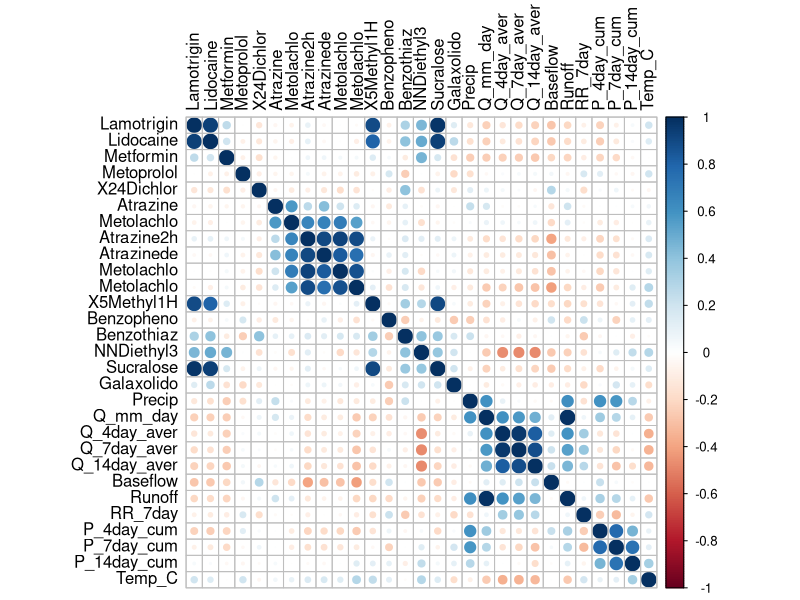
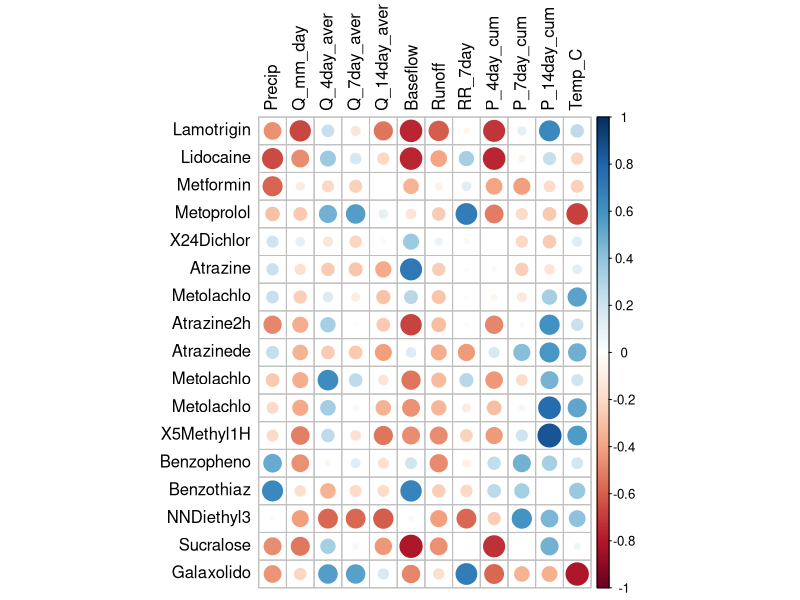
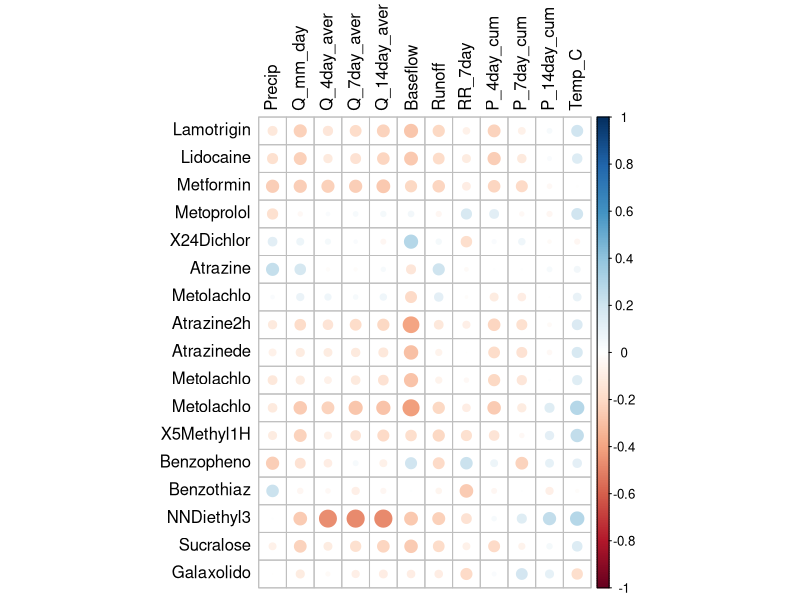
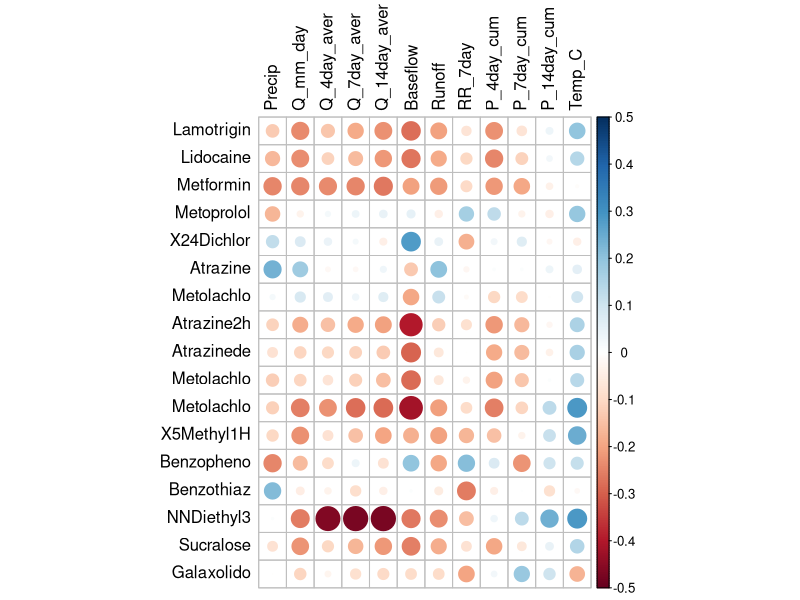
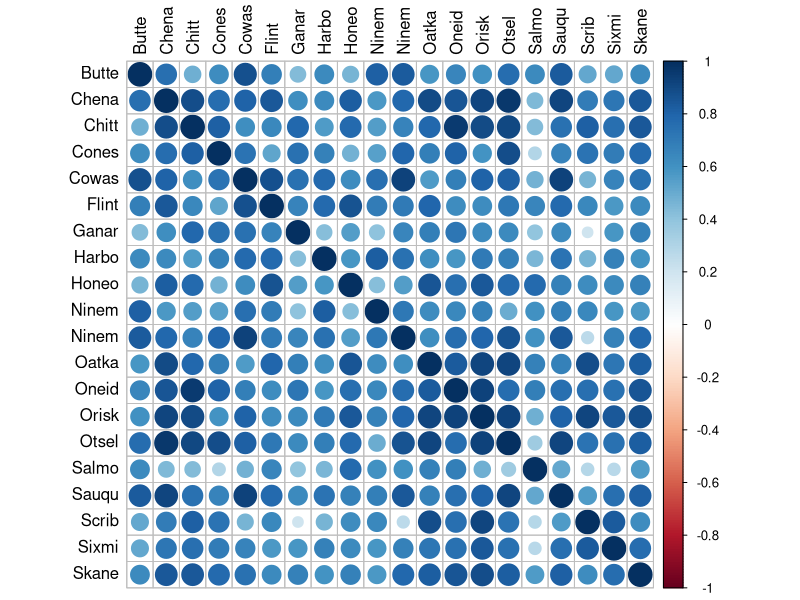
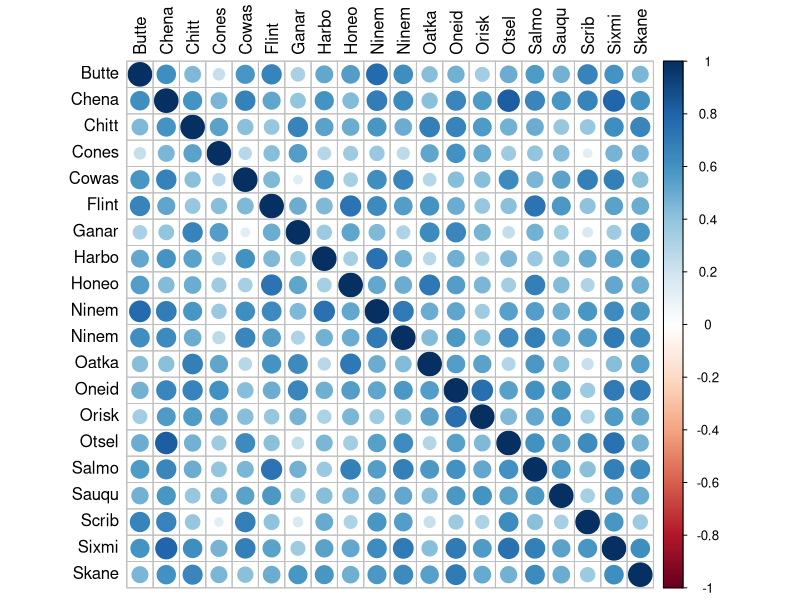
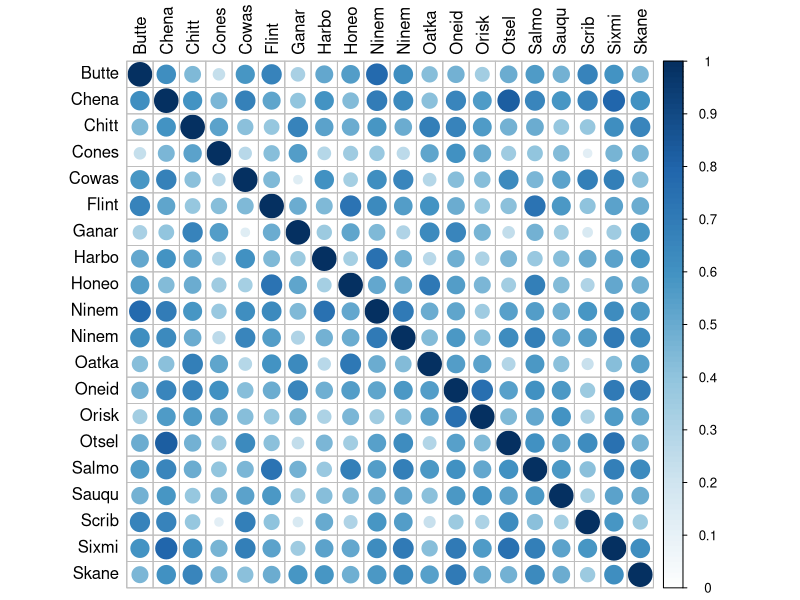

Generate these figures, in order, with R:
#Ruta Basijokaite
#----------------
#This code analyzes correlation between detected compound concentrations and environmental conditions
#It also analyzes correlations among sites 
#----------------

#Loading libraries
library(corrplot)
library(Hmisc) 

#Uploading data
CEC_aver = read.csv(file="CEC_aver_dataset.csv",sep=",",header=T) 
Climate_var = read.csv(file="Climate_var.csv",sep=",",header=T)
CEC_use_info = read.csv(file="CEC_use_info_dataset.csv",sep=",",header=T) #info about CEC use, type and detection frequency

#Make sure that column names do not have extra symbols (after upload spaces become .)
colnames(CEC_use_info)
colnames(CEC_use_info)[3] = 'Det.Freq.'
colnames(CEC_use_info)

#-------------
### Preparing CEC data

#Have row names as sites - otherwise in corrplot labels will just be numbers; Remove dates
CEC_aver_comp = as.matrix(CEC_aver[,3:dim(CEC_aver)[2]])
#Keeping only 10 characters in CEC names as column names will be used as labels
colnames(CEC_aver_comp) = substring(colnames(CEC_aver_comp),1,10)

#-------------
### IDENTIFYING COMPOUNDS

#Finding compounds that have higher that 45% detection frequency to do further analysis

#Finding compounds that have detection frequency > 45 
Which_high = which(CEC_use_info$Det.Freq. > 45)
Which_comp_high = CEC_use_info$Name[Which_high]

#Concentrations of those compounds
Conc_high = CEC_aver_comp[,Which_high]

#---------------
### Correlations between environmental variables and compound concentrations 

#gives correlation between matrix itself and other variable (interested only in upper right quadrant)
rcor_vals_clim=rcorr(as.matrix(cbind(Conc_high,Climate_var[,3:14])))
corrplot(rcor_vals_clim$r,tl.col = 'black')
#Therefore, it is more convenient to use 'cor' function
cor_mat_clim=cor(Conc_high,Climate_var[,3:14],use="complete.obs")
corrplot(cor_mat_clim,tl.col = 'black')
#When we use complete.obs, we discard entire row if an NA is present 
#pairwise.complete.obs uses the non-NA values when calculating the correlation between variables 
#In order to preserve as much data as possible to test correlation patterns between variables, 
#pairwise.complete.obs is used. If complete.obs were used, correlation patterns would be determined based
#on samples that have all highly detected compounds, instead of using all available data
cor_mat_clim_pair=cor(Conc_high,Climate_var[,3:14],use="pairwise.complete.obs")
corrplot(cor_mat_clim_pair,tl.col = 'black')
#As correlation coefficient values are low, it would be easier to visually assess values if color scale is adjusted
#Changing color scale values along with color distribution
corrplot(cor_mat_clim_pair,tl.col = 'black',is.corr = FALSE,col.lim = c(-0.5,0.5))

#If ‘use’ is ‘"everything"’, ‘NA’s will propagate conceptually, i.e., a resulting value will be ‘NA’ whenever 
#one of its contributing observations is ‘NA’.

#If ‘use’ is ‘"all.obs"’, then the presence of missing observations will produce an error. If ‘use’ is 
#‘"complete.obs"’ then missing values are handled by casewise deletion (and if there are no complete cases, 
#that gives an error).

#Correlation results in this case highly depend on 'use method chosen', since dataset has a lot of NA values

#-----------------------------------------
#Could add correlation between sites (not samples) that come from 17 highest detected compounds

#First, fix site names
CEC_aver[37:38,1] = CEC_aver[39,1] #Fixing dual names for Ninemile creek Lakeland
CEC_aver[41:42,1] = CEC_aver[43,1] #Fixing dual names for Ninemile creek Marieta
CEC_aver[48:49,1] = CEC_aver[50,1] #Fixing misspelling in Oatka
CEC_aver[25:26,1] = CEC_aver[27,1] #Fixing misspelling in Ganargua

WS_names = as.character(unique(CEC_aver$Site))
Site_aver = matrix(NA, length(WS_names),dim(CEC_aver)[2]-2) #no need for dates
#calculating average concentration of each compound
for (i in seq(from=1,to=length(WS_names))){
  rows = which(CEC_aver$Site == WS_names[i])
  Site_aver[i,] = as.numeric(lapply(CEC_aver[rows,-c(1,2)],mean,na.rm=T))
}
row.names(Site_aver) = substring(WS_names,1,5) #shorten site names as they will be used as labels for correlation plot

#Correlation between sites - using average compound concentrations - see how this changes, if NAs are counted as 0s
CEC_sites_trasf=t(Site_aver)
rcor_CEC_sites_spear=rcorr(as.matrix(CEC_sites_trasf),type = c("spearman"))
corrplot(rcor_CEC_sites_spear$r,tl.col = 'black')

#Try adding 0s and compare results
Site_aver_DF = Site_aver
Site_aver_DF[Site_aver_DF=="NaN"] = 0

CEC_sites_DF_trasf=t(Site_aver_DF)
rcor_CEC_sites_DF_spear=rcorr(as.matrix(CEC_sites_DF_trasf),type = c("spearman"))
corrplot(rcor_CEC_sites_DF_spear$r,tl.col = 'black')
#As correlation values among sites are similar, adjust color scale for better visualization
corrplot(rcor_CEC_sites_DF_spear$r,tl.col = 'black',is.corr = TRUE,col.lim = c(0,1))

#Big difference in results. Results from correlation analysis using 0s instead of NA values are more realistic, as 
#NA indicates that compound was not present in the sample (or at concentrations that were not detectable) 
